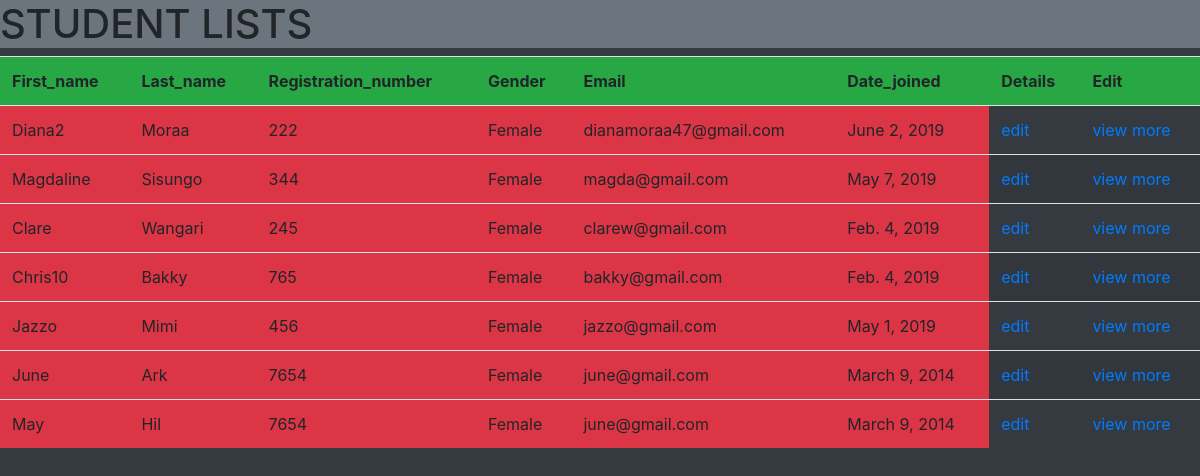
The page /student/list/ on the database its author committed.
### student/models.py (models this page shows, shortened)
class Student(models.Model):
    First_name = models.CharField(max_length=50)
    Last_name  = models.CharField(max_length = 50)
    Dateofbirth = models.DateField()
    Gender = models.CharField(max_length = 20)
    Registration_number = models.CharField(max_length=5)
    Email = models.EmailField(max_length = 70)
    Phonenumber  = models.CharField(max_length = 12)
    Date_joined  = models.DateField()
    Course = models.ManyToManyField(Course)

### student/views.py (the view)
# urls.py: path("list/", list_students, name = "list_students"),
def list_students(request):
	students = Student.objects.all()
	return render(request,"all_students.html",{"students":students})

### student/templates/all_students.html (shortened to what this page needs)
<!DOCTYPE html>
<html lang="en">
<head>
</head>
<body class="bg-dark">
  <link rel="stylesheet" href="https://maxcdn.bootstrapcdn.com/bootstrap/4.3.1/css/bootstrap.min.css">
<h1 class="bg-secondary" >STUDENT LISTS</h1>
<table table class="table table-striped table bordered">
<tr>
<th class="bg-success">First_name </th>
<th class="bg-success">Last_name </th>
<th class="bg-success">Registration_number</th>
<th class="bg-success">Gender</th>
<th class="bg-success">Email</th>
<th class="bg-success">Date_joined</th>
<th class="bg-success">Details</th>
<th class="bg-success">Edit</th>
</tr>
{%for student in students%}
<tr>
	<td class="bg-danger">{{student.First_name }}</td>
	<td class="bg-danger">{{student.Last_name }}</td>
	<td class="bg-danger">{{student.Registration_number }}</td>
    <td class="bg-danger">{{student.Gender}}</td>
	<td class="bg-danger">{{student.Email}}</td>
	<td class="bg-danger">{{student.Date_joined}}</td>
<td> <a href="/student/edit/{{student.pk}}"{{student.pk}}>edit</a></td>
<student.objects.get(pk=5)>
<td><a href="/student/view/{{student.pk}}"{{student.pk}}>view more</a></td>
</tr>
{% endfor %}
</table>
</body>
</html>

### rows shown on the page
Student: First_name "Diana2", Last_name "Moraa", Registration_number "222", Gender "Female", Email "dianamoraa47@gmail.com", Date_joined "June 2, 2019"
Student: First_name "Magdaline", Last_name "Sisungo", Registration_number "344", Gender "Female", Email "magda@gmail.com", Date_joined "May 7, 2019"
Student: First_name "Clare", Last_name "Wangari", Registration_number "245", Gender "Female", Email "clarew@gmail.com", Date_joined "Feb. 4, 2019"
Student: First_name "Chris10", Last_name "Bakky", Registration_number "765", Gender "Female", Email "bakky@gmail.com", Date_joined "Feb. 4, 2019"
Student: First_name "Jazzo", Last_name "Mimi", Registration_number "456", Gender "Female", Email "jazzo@gmail.com", Date_joined "May 1, 2019"
Student: First_name "June", Last_name "Ark", Registration_number "7654", Gender "Female", Email "june@gmail.com", Date_joined "March 9, 2014"
Student: First_name "May", Last_name "Hil", Registration_number "7654", Gender "Female", Email "june@gmail.com", Date_joined "March 9, 2014"
